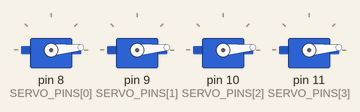
Bench run of a sketch on a simulated Arduino Uno, built with avr-gcc and run on an emulated ATmega328P. Parts: 4 × servo.

Above: at 0.1 s.
At 1.0 s:
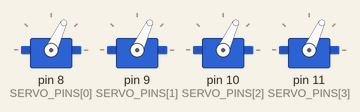
At 1.6 s:
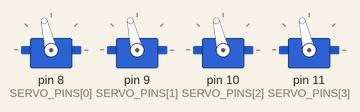
At 2.1 s:
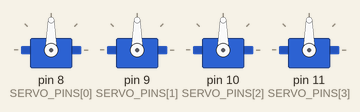
Timing chart, 0 to 3.6 s (numbered marks = the images above):
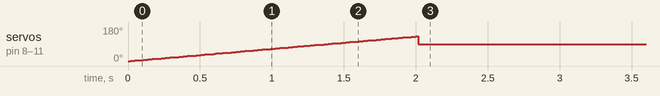

The sketch:

ST-2026-Arduino-4-Servo-Sweep.ino
```cpp
/*
 * ST-2026 · Arduino 4-Servo Sweep
 *
 * Electrical task of the Smart Methods (ST 2026) summer training.
 *
 *   1. Sweep four servo motors together (the Servo library "Sweep" example)
 *      for exactly 2 seconds.
 *   2. Then move all four to 90 degrees and hold there.
 *
 * Wiring (Arduino Uno R3)
 *   Servo 1 signal (orange) -> D8      All servos:
 *   Servo 2 signal (orange) -> D9        red   -> 5V
 *   Servo 3 signal (orange) -> D10       black -> GND
 *   Servo 4 signal (orange) -> D11
 *
 *   In Tinkercad the board's 5V rail drives all four servos fine. On real
 *   hardware, power them from a separate 5V supply and tie its GND to the
 *   Arduino GND -- four servos can pull well over an amp when they move,
 *   which the USB-powered 5V pin cannot deliver.
 */

#include <Servo.h>

// --- Configuration ----------------------------------------------------------

const uint8_t SERVO_PINS[] = {8, 9, 10, 11};
const uint8_t SERVO_COUNT = sizeof(SERVO_PINS) / sizeof(SERVO_PINS[0]);

const unsigned long SWEEP_DURATION_MS = 2000;  // how long to sweep (task: 2 s)
const unsigned int  STEP_DELAY_MS     = 15;    // per-degree delay, as in Sweep
const int           MIN_ANGLE         = 0;
const int           MAX_ANGLE         = 180;
const int           HOLD_ANGLE        = 90;    // final resting position

Servo servos[SERVO_COUNT];

// --- Helpers ----------------------------------------------------------------

// Commands every servo to the same angle.
void writeAll(int angle) {
  for (uint8_t i = 0; i < SERVO_COUNT; i++) {
    servos[i].write(angle);
  }
}

// Runs the Sweep motion (0 -> 180 -> 0 -> ...) and returns after durationMs.
// millis() is used instead of counting degrees so the sweep stops on time
// even if it lands mid-travel -- a full 0->180 pass alone takes ~2.7 s.
void sweepFor(unsigned long durationMs) {
  const unsigned long startTime = millis();
  int angle = MIN_ANGLE;
  int step = 1;  // +1 while sweeping up, -1 while sweeping back down

  while (millis() - startTime < durationMs) {
    writeAll(angle);
    delay(STEP_DELAY_MS);

    angle += step;
    if (angle >= MAX_ANGLE) {
      angle = MAX_ANGLE;
      step = -1;
    } else if (angle <= MIN_ANGLE) {
      angle = MIN_ANGLE;
      step = 1;
    }
  }
}

// --- Program ----------------------------------------------------------------

void setup() {
  for (uint8_t i = 0; i < SERVO_COUNT; i++) {
    servos[i].attach(SERVO_PINS[i]);
  }

  sweepFor(SWEEP_DURATION_MS);  // step 1: sweep for 2 seconds
  writeAll(HOLD_ANGLE);         // step 2: hold at 90 degrees
}

void loop() {
  // Nothing to do. The servos stay at 90 degrees until reset or power-off.
}
```
